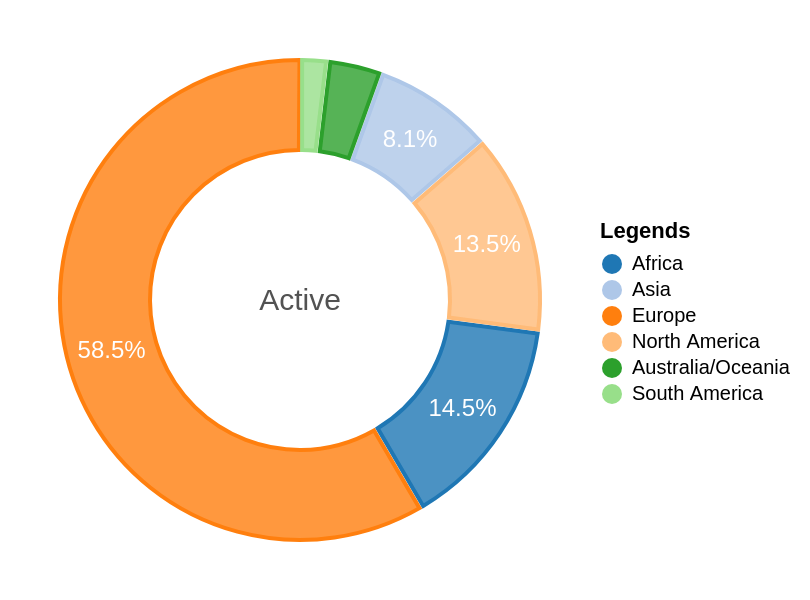

This figure's Vega-Lite source:
### Vega specification from a JSON file in a GitHub repository (floating-point values rounded to 4 significant figures)
{"$schema": "https://vega.github.io/schema/vega/v3.0.json", "width": 300, "height": 300, "autosize": "pad", "config": {"view": {"stroke": "transparent"}}, "signals": [{"name": "startAngle", "value": 0}, {"name": "endAngle", "value": 6.29}, {"name": "padAngle", "value": 0}, {"name": "sort", "value": true}, {"name": "strokeWidth", "value": 2}, {"name": "selected", "value": "", "on": [{"events": "mouseover", "update": "datum"}]}], "data": [{"name": "table", "values": [{"Continent": "Africa", "Active": 914213}, {"Continent": "Asia", "Active": 512741}, {"Continent": "Europe", "Active": 3699294}, {"Continent": "North America", "Active": 852293}, {"Continent": "Australia/Oceania", "Active": 228346}, {"Continent": "South America", "Active": 118606}], "transform": [{"type": "pie", "field": "Active", "startAngle": {"signal": "startAngle"}, "endAngle": {"signal": "endAngle"}, "sort": {"signal": "sort"}}]}, {"name": "fieldSum", "source": "table", "transform": [{"type": "aggregate", "fields": ["Active"], "ops": ["sum"], "as": ["sum"]}]}], "legends": [{"fill": "color", "title": "Legends", "orient": "none", "padding": {"value": 10}, "encode": {"symbols": {"enter": {"fillOpacity": {"value": 1}}}, "legend": {"update": {"x": {"signal": "(width / 2) + if(selected && selected.Continent == datum.Continent, if(width >= height, height, width) / 2 * 1.1 * 0.8, if(width >= height, height, width) / 2 * 0.8)", "offset": 20}, "y": {"signal": "(height / 2)", "offset": -50}}}}}], "scales": [{"name": "color", "type": "ordinal", "range": {"scheme": "category20"}}], "marks": [{"type": "arc", "from": {"data": "table"}, "encode": {"enter": {"fill": {"scale": "color", "field": "Continent"}, "x": {"signal": "width / 2"}, "y": {"signal": "height / 2"}}, "update": {"startAngle": {"field": "startAngle"}, "endAngle": {"field": "endAngle"}, "padAngle": {"signal": "if(selected && selected.Continent == datum.Continent, 0.015, 0.015)"}, "innerRadius": {"signal": "if(selected && selected.Continent == datum.Continent, if(width >= height, height, width) / 2 * 0.45, if(width >= height, height, width) / 2 * 0.5)"}, "outerRadius": {"signal": "if(selected && selected.Continent == datum.Continent, if(width >= height, height, width) / 2 * 1.05 * 0.8, if(width >= height, height, width) / 2 * 0.8)"}, "opacity": {"signal": "if(selected && selected.Continent !== datum.Continent, 1, 1)"}, "stroke": {"signal": "scale('color', datum.Continent)"}, "strokeWidth": {"signal": "strokeWidth"}, "fillOpacity": {"signal": "if(selected && selected.Continent == datum.Continent, 0.8, 0.8)"}, "tooltip": {"signal": "{'Continent': datum.Continent, 'Active': datum.Active}"}}}}, {"type": "text", "encode": {"enter": {"fill": {"value": "#525252"}, "text": {"value": ""}}, "update": {"opacity": {"value": 2}, "x": {"signal": "width / 2"}, "y": {"signal": "height / 2"}, "align": {"value": "center"}, "baseline": {"value": "middle"}, "fontSize": {"signal": "if(width >= height, height, width) * 0.05"}, "text": {"value": "Active"}}}}, {"name": "mark_recovered", "type": "text", "from": {"data": "table"}, "encode": {"enter": {"text": {"signal": "if(datum['endAngle'] - datum['startAngle'] < 0.3, '', format((datum['endAngle'] - datum['startAngle']) / (2 * PI), '.1%'))"}, "x": {"signal": "if(width >= height, height, width) / 2"}, "y": {"signal": "if(width >= height, height, width) / 2"}, "radius": {"signal": "if(selected && selected.Continent == datum.Continent, if(width >= height, height, width) / 2 * 1.05 * 0.65, if(width >= height, height, width) / 2 * 0.65)"}, "theta": {"signal": "(datum['startAngle'] + datum['endAngle'])/2"}, "fill": {"value": "#FFFFFF"}, "fontSize": {"value": 12}, "align": {"value": "center"}, "baseline": {"value": "middle"}}}}]}
